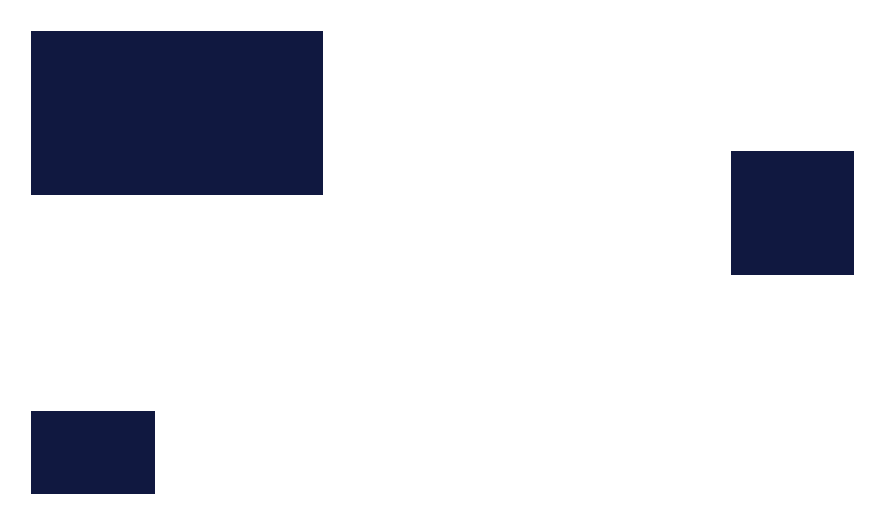
#> input picture learining/Image Processing/contours.jpg, 884 x 524 px
$ python find-co-ordinates-of-contours.py
#> lines starting #> are read from the running program, lines starting #| are printed output that depends on the picture; after the words box and inside, x2 and y2 are one past the last pixel; in counts of white or black regions, pixels touching at a corner belong together
import cv2
font = cv2.FONT_HERSHEY_COMPLEX
original_image = cv2.imread('contours.jpg', cv2.IMREAD_COLOR)
#> original_image is the input picture: shape (524, 884, 3); mean B, G, R 224.7, 218.4, 217.1

# Reading same image in another
# variable and converting to gray scale.
image_to_proccess = cv2.imread('contours.jpg', cv2.IMREAD_GRAYSCALE)
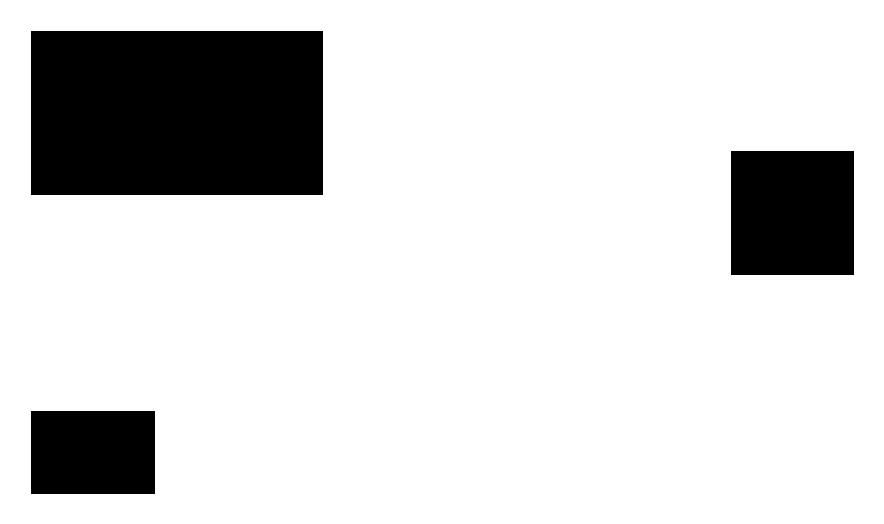
#> image_to_proccess: shape (524, 884); values 28 (black) and 255 (white), 84.1% white; 3 black regions, box (x1, y1, x2, y2) and area: (31, 31, 323, 195) 47888, (731, 151, 854, 275) 15252, (31, 411, 155, 494) 10292

# Converting image to a binary image
# ( black and white only image).
_, threshold = cv2.threshold(image_to_proccess, 29, 255, cv2.THRESH_BINARY)
#> threshold: shape (524, 884); 84.1% white; 3 black regions

# Detecting contours in image.
contours, _= cv2.findContours(threshold, cv2.RETR_TREE,
							cv2.CHAIN_APPROX_SIMPLE)
#> contours = 4 contours; box (x1, y1, x2, y2) and area: (0, 0, 884, 524) 461809, (30, 30, 324, 196) 48343, (730, 150, 855, 276) 15498, (30, 410, 156, 495) 10498
print('all contours',len(contours))
#| all contours 4
cv2.imshow('image with threashold',threshold)
cv2.waitKey(0)
# Going through every contours found in the image.
for position,cnt in enumerate(contours) :
    approx = cv2.approxPolyDP(cnt, 0.009 * cv2.arcLength(cnt, True), True)
	# draws boundary of contours.
    cv2.drawContours(original_image, [approx], 0, (0, 0, 255), 1)

# 	# Used to flatted the array containing
# 	# the co-ordinates of the vertices.
    positions = approx.ravel()
    i = 0

    for j in positions :
        if(i % 2 == 0):
            x = positions[i]
            y = positions[i + 1]

            # String containing the co-ordinates.
            string = str(x) + " " + str(y)

            if(i == 0):
                # text on topmost co-ordinate.
                cv2.putText(original_image, "contour %d"%(position), (x, y),
                                font, 0.5, (255, 0, 0))
            else:
                # text on remaining co-ordinates.
                cv2.putText(original_image, string, (x, y),
                        font, 0.5, (0, 255, 0))
        i = i + 1
#> this loop made 4 passes
#> positions on passes 1 to 4: [0, 0, 0, 523, 883, 523, 883, 0], [30, 411, 154, 410, 155, 493, 31, 494], [730, 151, 853, 150, 854, 274, 731, 275], [30, 31, 322, 30, 323, 194, 31, 195]
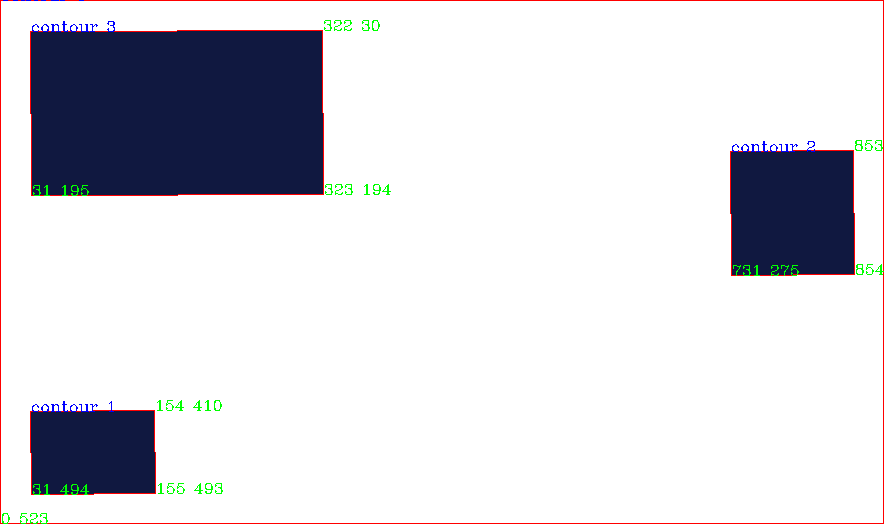
#> original_image: shape (524, 884, 3); 1.45% of pixels changed, all inside (x1, y1, x2, y2) = (0, 0, 884, 524)

cv2.imshow('Original image', original_image)
cv2.waitKey(0)
cv2.destroyAllWindows()
